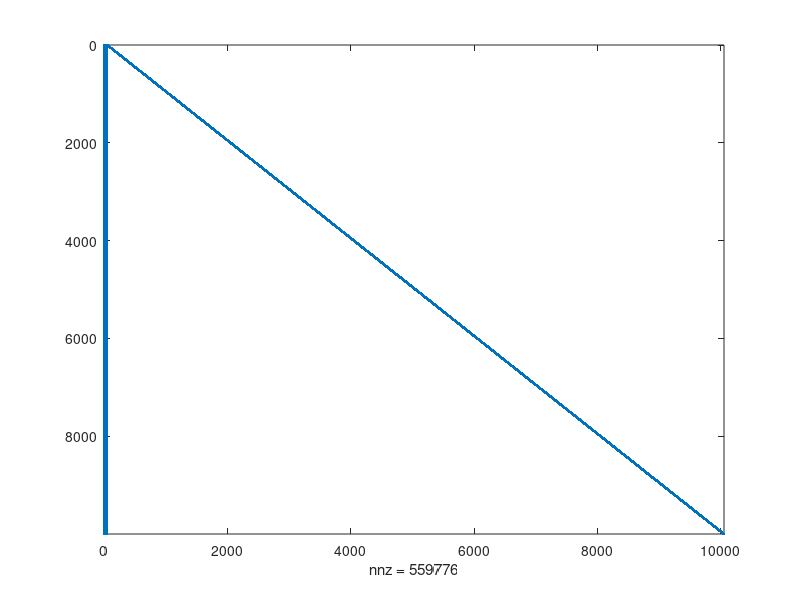

Source code (MATLAB): (Note: this script raises an error after producing the figure.)
clear; close all; clc;

N = 5000;
p = 2; phi = 2;
n_th = 50;

numCns = p*(N-phi);
dimVar = n_th + p*N;

r = randn(numCns,1);

J = zeros(numCns,dimVar);
J(:,1:n_th) = randn(numCns,n_th);
idxc = n_th+1;
for ii = 1:N-phi
    J((ii-1)*p+1:ii*p, idxc:idxc+(phi+1)*p-1) = randn(p,(phi+1)*p);
    idxc = idxc + p;
end
spy(J)

tic
s_dense = (J*J')\r;
time_dense = toc;

J = sparse(J);
tic 
R = qr(J',0);
s_sparse = R\(R'\r);
time_sparse = toc;

% max(abs(s_dense-s_sparse))  % =0, ok
format short e;
disp(table(N, time_dense, time_sparse))

    %     N         time_dense    time_sparse
    % __________    __________    ___________
    %     
    % 1.0000e+03    5.0853e-02    3.0902e-02 
    % 5.0000e+03    3.6866e+00    9.9071e-01 
    % 1.0000e+04    2.2683e+01    4.0379e+00 
